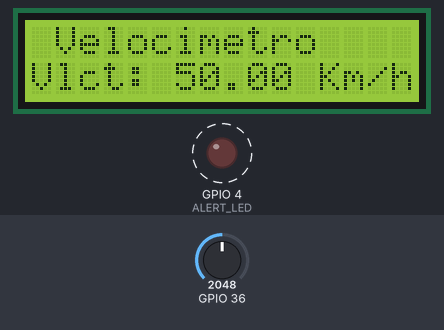
Bench run of a program on a simulated ESP32. Shown: 16×2 character LCD, output pins drawn as LEDs (lit = HIGH). Dashed ring = blinking. The test bench sets the inputs (shaded band); at power-on: GPIO 36 = 2048. Uploads are accepted with an empty reply; the local clock reads 2024-03-15 10:24:30 at power-on unless the program sets it; what the program prints to the serial monitor is not drawn.

Above: at 4.5 s.
4.6 s: GPIO 36 set to 1668
At 5.93 s:
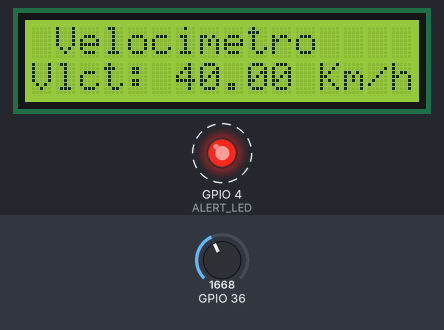
7.0 s: GPIO 36 set to 1591
At 8.6 s:
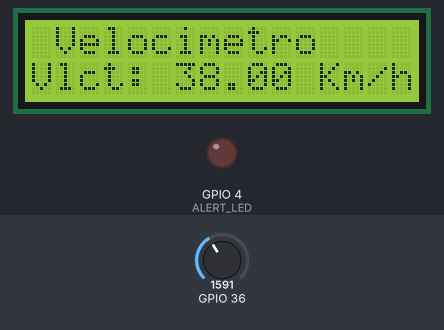
8.9 s: GPIO 36 set to 425
At 10.0 s:
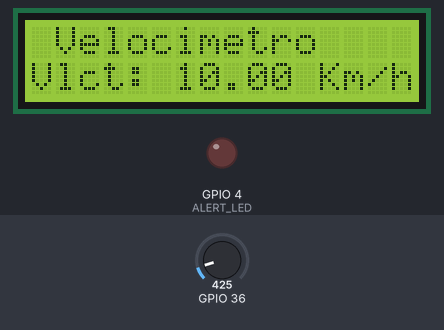
10.6 s: GPIO 36 set to 382
At 11.4 s:
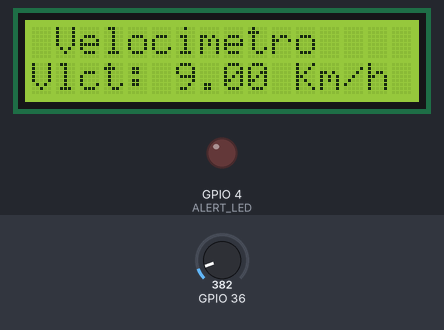
12.2 s: GPIO 36 set to 2047
At 12.5 s:
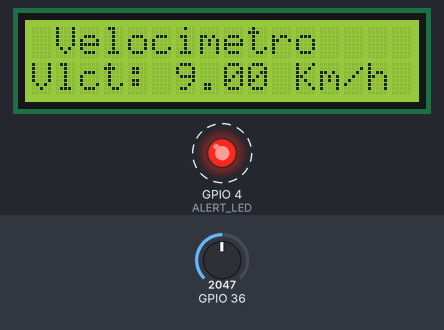
Timing chart, 0 to 14.8 s (numbered marks = the images above; inputs shaded):
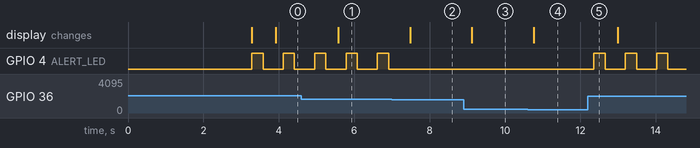

The program:

main.cpp
```cpp
#include <Arduino.h>
#include <HTTPClient.h>
#include <ArduinoJson.h>
#include <LiquidCrystal_I2C.h>
#include <WiFi.h>
#include "time.h"
#include "http-client.hpp"
#include "wifi-setup.hpp"
#include "velocity-sensor.hpp"


//declaraciones
#define DEVICE_ID 1

#define ALERT_LED 4

String authToken;

LiquidCrystal_I2C lcd(0x27,16,2);

void setup() {
  // put your setup code here, to run once:
  Serial.begin(9600);
  Serial.println("Hello, ESP32!");

  pinMode(ALERT_LED, OUTPUT);

  lcd.init();
  lcd.backlight();
  lcd.setCursor(0, 0);
  lcd.print("Starting...");
  delay(500);


  setupWiFi();
  authToken = login();
  setupSensor();

  delay(1000);
  configTime(-9000, -9000, "1.south-america.pool.ntp.org");

  lcd.clear();
}

void loop() {
  float velocity = measureVelocity();

  if(!isnan(velocity)){

    if(velocity >= 40){
    digitalWrite(ALERT_LED,HIGH);
    delay(300);
    digitalWrite(ALERT_LED,LOW);
    delay(300);
    }
    else{
      digitalWrite(ALERT_LED,LOW);
    }

    lcd.setCursor(1,0);
    lcd.print("Velocimetro");

    lcd.setCursor(0,1);
    lcd.print("Vlct: ");
    lcd.print(velocity);
    lcd.println(" Km/h      ");

    String requestBody = String("{\"velocity\":") + velocity + ",\"bicycleId\":" + DEVICE_ID + "}";
    Serial.print(requestBody);
    int responseCode = sendUpdateRequest(requestBody.c_str(), authToken.c_str(), DEVICE_ID);
    checkResponseCode(responseCode);
  }
}
```

Measured:
- the behaviour switches between 1638 and 1637 on GPIO 36 (found by bisection; images 1 and 2)
- the behaviour switches between 410 and 409 on GPIO 36 (found by bisection; images 3 and 4)
- after the input at 4.6 s, the display: changes after 0.98 s (image 1)
- after the input at 7.0 s, GPIO 4 (ALERT_LED): stops changing and stays LOW; the display: changes after 0.48 s (image 2)
- after the input at 8.9 s, the display: changes after 0.22 s (image 3)
- after the input at 10.6 s, the display: changes after 0.16 s (image 4)
- after the input at 12.2 s, GPIO 4 (ALERT_LED): alternates HIGH for 0.30 s and LOW for 0.53 s, starting after 0.15 s
- by itself, GPIO 4 (ALERT_LED): alternates HIGH for 0.30 s and LOW for 0.53 s
